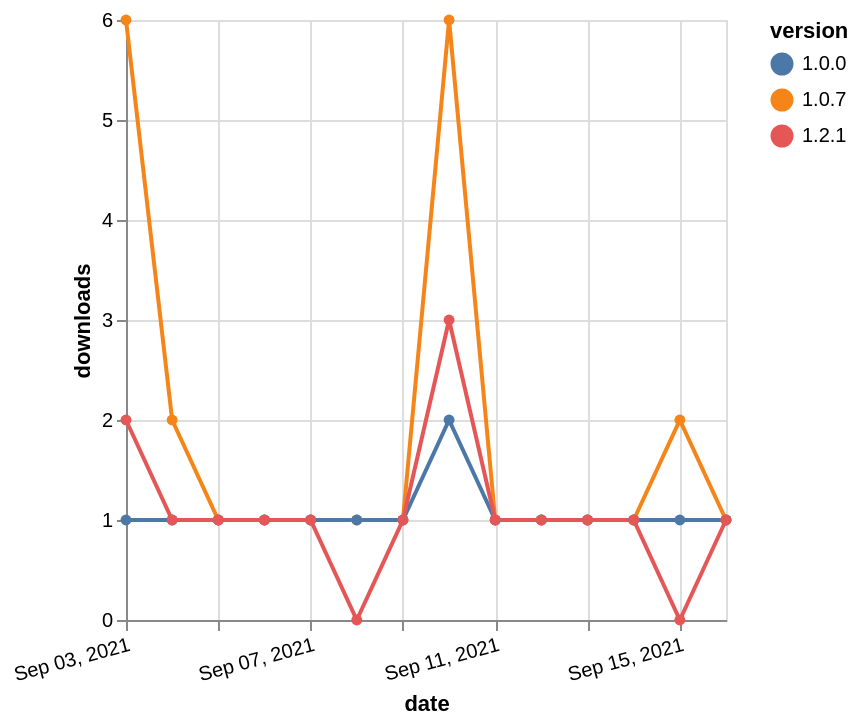

Source (Vega-Lite JSON):
### Vega-Lite specification from a JSON file in a GitHub repository (floating-point values rounded to 4 significant figures)
{"$schema": "https://vega.github.io/schema/vega-lite/v5.json", "description": "A simple bar chart with embedded data.", "data": {"values": [{"date": "2021-09-03", "total": 186, "delta": 6, "version": "1.0.7"}, {"date": "2021-09-04", "total": 188, "delta": 2, "version": "1.0.7"}, {"date": "2021-09-05", "total": 189, "delta": 1, "version": "1.0.7"}, {"date": "2021-09-06", "total": 190, "delta": 1, "version": "1.0.7"}, {"date": "2021-09-07", "total": 191, "delta": 1, "version": "1.0.7"}, {"date": "2021-09-08", "total": 192, "delta": 1, "version": "1.0.7"}, {"date": "2021-09-09", "total": 193, "delta": 1, "version": "1.0.7"}, {"date": "2021-09-10", "total": 199, "delta": 6, "version": "1.0.7"}, {"date": "2021-09-11", "total": 200, "delta": 1, "version": "1.0.7"}, {"date": "2021-09-12", "total": 201, "delta": 1, "version": "1.0.7"}, {"date": "2021-09-13", "total": 202, "delta": 1, "version": "1.0.7"}, {"date": "2021-09-14", "total": 203, "delta": 1, "version": "1.0.7"}, {"date": "2021-09-15", "total": 205, "delta": 2, "version": "1.0.7"}, {"date": "2021-09-16", "total": 206, "delta": 1, "version": "1.0.7"}, {"date": "2021-09-03", "total": 149, "delta": 1, "version": "1.0.0"}, {"date": "2021-09-04", "total": 150, "delta": 1, "version": "1.0.0"}, {"date": "2021-09-05", "total": 151, "delta": 1, "version": "1.0.0"}, {"date": "2021-09-06", "total": 152, "delta": 1, "version": "1.0.0"}, {"date": "2021-09-07", "total": 153, "delta": 1, "version": "1.0.0"}, {"date": "2021-09-08", "total": 154, "delta": 1, "version": "1.0.0"}, {"date": "2021-09-09", "total": 155, "delta": 1, "version": "1.0.0"}, {"date": "2021-09-10", "total": 157, "delta": 2, "version": "1.0.0"}, {"date": "2021-09-11", "total": 158, "delta": 1, "version": "1.0.0"}, {"date": "2021-09-12", "total": 159, "delta": 1, "version": "1.0.0"}, {"date": "2021-09-13", "total": 160, "delta": 1, "version": "1.0.0"}, {"date": "2021-09-14", "total": 161, "delta": 1, "version": "1.0.0"}, {"date": "2021-09-15", "total": 162, "delta": 1, "version": "1.0.0"}, {"date": "2021-09-16", "total": 163, "delta": 1, "version": "1.0.0"}, {"date": "2021-09-03", "total": 129, "delta": 2, "version": "1.2.1"}, {"date": "2021-09-04", "total": 130, "delta": 1, "version": "1.2.1"}, {"date": "2021-09-05", "total": 131, "delta": 1, "version": "1.2.1"}, {"date": "2021-09-06", "total": 132, "delta": 1, "version": "1.2.1"}, {"date": "2021-09-07", "total": 133, "delta": 1, "version": "1.2.1"}, {"date": "2021-09-08", "total": 133, "delta": 0, "version": "1.2.1"}, {"date": "2021-09-09", "total": 134, "delta": 1, "version": "1.2.1"}, {"date": "2021-09-10", "total": 137, "delta": 3, "version": "1.2.1"}, {"date": "2021-09-11", "total": 138, "delta": 1, "version": "1.2.1"}, {"date": "2021-09-12", "total": 139, "delta": 1, "version": "1.2.1"}, {"date": "2021-09-13", "total": 140, "delta": 1, "version": "1.2.1"}, {"date": "2021-09-14", "total": 141, "delta": 1, "version": "1.2.1"}, {"date": "2021-09-15", "total": 141, "delta": 0, "version": "1.2.1"}, {"date": "2021-09-16", "total": 142, "delta": 1, "version": "1.2.1"}]}, "width": "container", "mark": {"type": "line", "point": {"filled": true}}, "encoding": {"x": {"field": "date", "type": "temporal", "timeUnit": "yearmonthdate", "title": "date", "axis": {"labelAngle": -15}}, "y": {"field": "delta", "type": "quantitative", "title": "downloads"}, "color": {"field": "version", "type": "nominal"}, "tooltip": {"field": "delta"}}}
